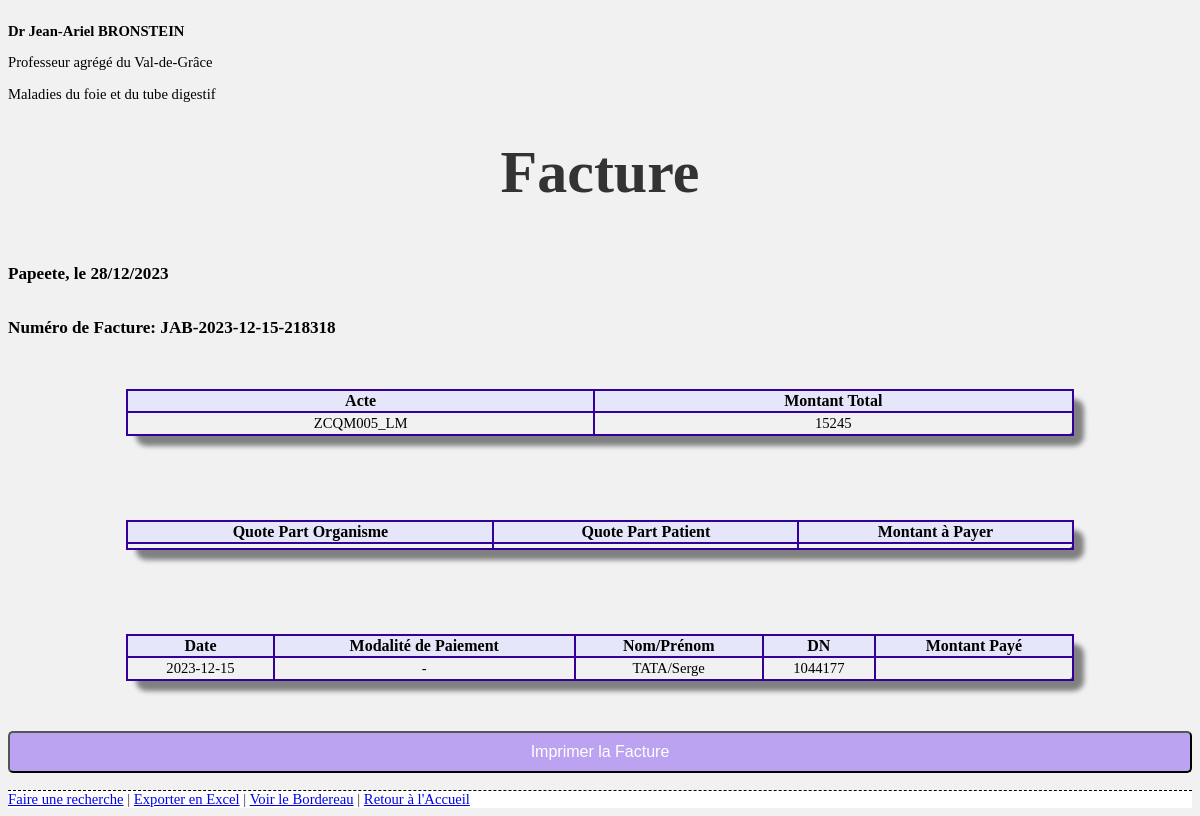
Screenshot of /generer-facture/248 with the database file from the repository.
### app.py (models this page shows)
class Activite(db.Model):
    id = db.Column(db.Integer, primary_key=True)
    date = db.Column(db.Date, nullable=False)
    numero_semaine = db.Column(db.Integer)
    numero_facture = db.Column(db.Integer, nullable=False)
    dn = db.Column(db.Integer, nullable=False)
    nom = db.Column(db.String(50), nullable=False)
    prenom = db.Column(db.String(50), nullable=False)
    date_naissance = db.Column(db.Date, nullable=False)
    numero_telephone = db.Column(db.String(20), nullable=True)
    mail = db.Column(db.String(30), nullable=True)
    acte = db.Column(db.String(100), nullable=False)
    modalite_paiement = db.Column(db.String(50), nullable=False)
    paiement = db.Column(db.Integer, nullable=False)
    observation = db.Column(db.String(255))
    paiement_cps = db.Column(db.Integer, nullable=False)

### app.py (the view)
@app.route('/generer-facture/<int:id>')
def generer_facture(id):
    activite = Activite.query.get(id)
    date_du_jour = datetime.now().strftime('%d/%m/%Y')
    details_facture = [
        {
            'acte': activite.acte,
            'date': activite.date,
            'nom': activite.nom,
            'prenom': activite.prenom,
            'dn': activite.dn,
            'modalite_paiement': activite.modalite_paiement,
            'paiement': activite.paiement
        }
    ]
    total = sum(entry['paiement'] for entry in details_facture)
    variables_acte = correspondances_actes.get(activite.acte, {})
    return render_template('facture.html', date_du_jour=date_du_jour, variables_acte=variables_acte, date=activite.date, numero_facture=activite.numero_facture, details=details_facture, total=total)

### templates/facture.html (shortened to what this page needs)
<!DOCTYPE html>
<html lang="fr">
<head>
</head>
<body>
    <header>
        <p><b>Dr Jean-Ariel BRONSTEIN</b></p>
        <p>Professeur agrégé du Val-de-Grâce</p>
        <p>Maladies du foie et du tube digestif</p>
    </header>
    <h1>Facture</h1>
    <h3>Papeete, le {{ date_du_jour }}</h3>
    <h3>Numéro de Facture: JAB-{{ date }}-{{ numero_facture }}</h3>
    <table class="center-text" id = monNouveauTableau border="1">
        <thead>
            <tr>
                <th>Acte</th>
                <th>Montant Total</th>
            </tr>
        </thead>
        <tbody>
            {% for detail in details %}
                <tr>
                    <td class="center-text">{{ detail.acte }}</td>
                    <td class="center-text">{{ detail.paiement }}</td>
                </tr>
            {% endfor %}
        </tbody>
    </table>
    <br>
    <table class="center-text" id = monNouveauTableauDetail border="1">
        <thead>
            <tr>
                <th>Quote Part Organisme</th>
                <th>Quote Part Patient</th>
                <th>Montant à Payer</th>
            </tr>
        </thead>
        <tbody>
            {% for detail in details %}
                <tr>
                    <td class="center-text">{{ variables_acte.quote_part_organisme }}</td>
                    <td class="center-text">{{ variables_acte.quote_part_patient }}</td>
                    <td class="center-text">{{ variables_acte.montant_paye }}</td>
                </tr>
            {% endfor %}
        </tbody>
    </table>
    <br>
    <table class="center-text" id = monNouveauTableauFinal border="1">
        <thead>
            <tr>
                <th>Date</th>
                <th>Modalité de Paiement</th>
                <th>Nom/Prénom</th>
                <th>DN</th>
                <th>Montant Payé</th>
            </tr>
        </thead>
        <tbody>
            {% for detail in details %}
                <tr>
                    <td class="center-text">{{ detail.date }}</td>
                    <td class="center-text">{{ detail.modalite_paiement }}</td>
                    <td class="center-text">{{ detail.nom }}/{{ detail.prenom }}</td>
                    <td class="center-text">{{ detail.dn }}</td>
                    <td class="center-text">{{ variables_acte.montant_paye }}</td>
                </tr>
            {% endfor %}
        </tbody>
    </table>
    <br>
    <button class="bouton-personnalise" onclick="imprimerFacture()">Imprimer la Facture</button>
    <br>
    <footer class="footer-impression">
        <a href="{{ url_for('rechercher') }}">Faire une recherche</a> |
        <a href="{{ url_for('exporter_excel') }}">Exporter en Excel</a> |
        <a href="{{ url_for('bordereau') }}">Voir le Bordereau</a> |
        <a href="{{ url_for('index') }}">Retour à l'Accueil</a>
    </footer>
</body>
</html>

### templates/facture.html (style rules this page uses)
.center-text { text-align: center; }
body { background: #f1f1f1; font-family: Arial, Helvetica, sans-serif; height: 100vh; display: flex; flex-direction: column; }
h1 { font-size: 5vw; text-align: center; margin-top: 20px; color: #333; }
body { font-family : Arial sans-serif; font-size : 11pt; }
table, td, th { border : 2px solid rgb(51, 0, 153); }
table { width : 80%; margin: auto; border-collapse : collapse; border-radius : 10px; box-shadow: 10px 10px 5px gray; }
th, caption { font-size : 12pt; font-weight : bold; }
th { text-align: center; background-color : rgb(230,230,250); }
td { margin: 2px; padding: 2px; }
footer { flex-shrink: 0; border-top: 1px dashed #000; width: 100%; background: #ffff; color: #333; }
.footer-impression { display: block; }
.bouton-personnalise { background-color: rgb(188, 163, 241); color: white; padding: 10px 20px; text-align: center; text-decoration: none; display: inline-block; font-size: 16px; border-radius: 5px; }
.bouton-personnalise { display: block; }

### rows the page displays
Activite: date "2023-12-15", numero_facture "218318", acte "ZCQM005_LM", paiement "15245", modalite_paiement "-", nom "TATA", prenom "Serge", dn "1044177"
